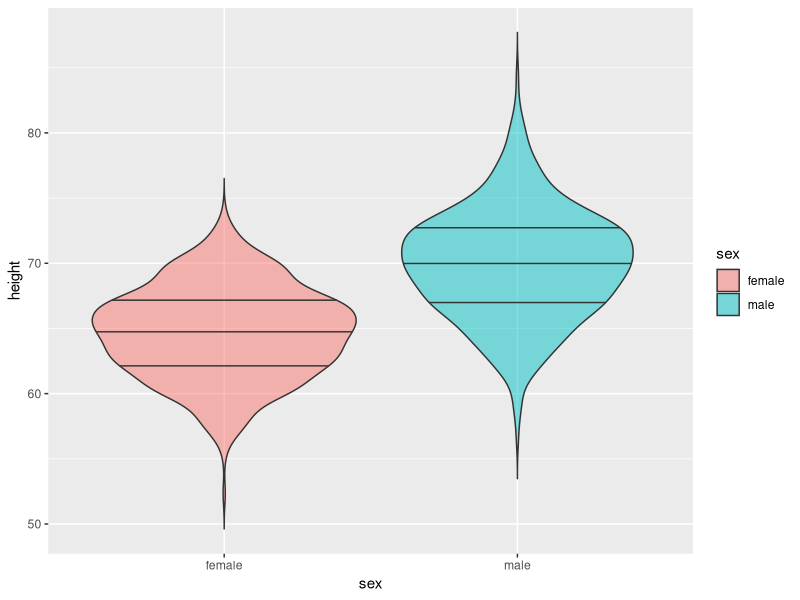
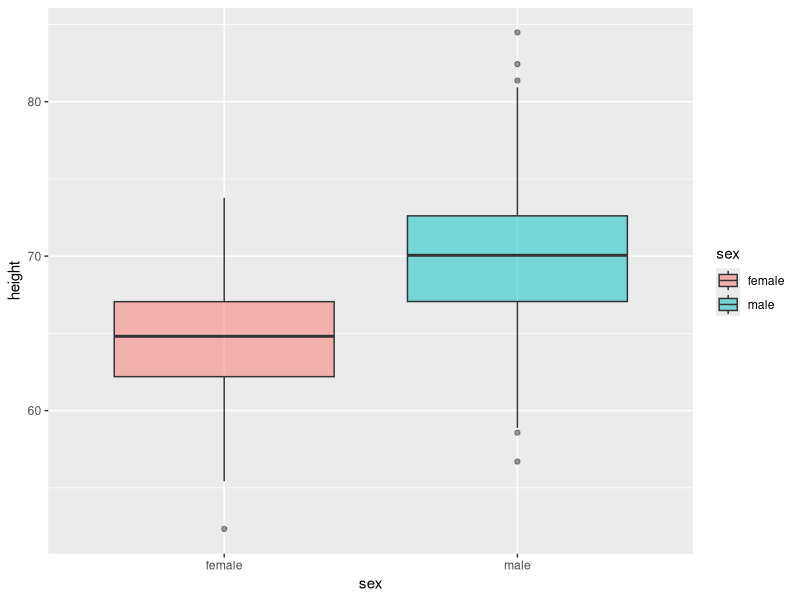
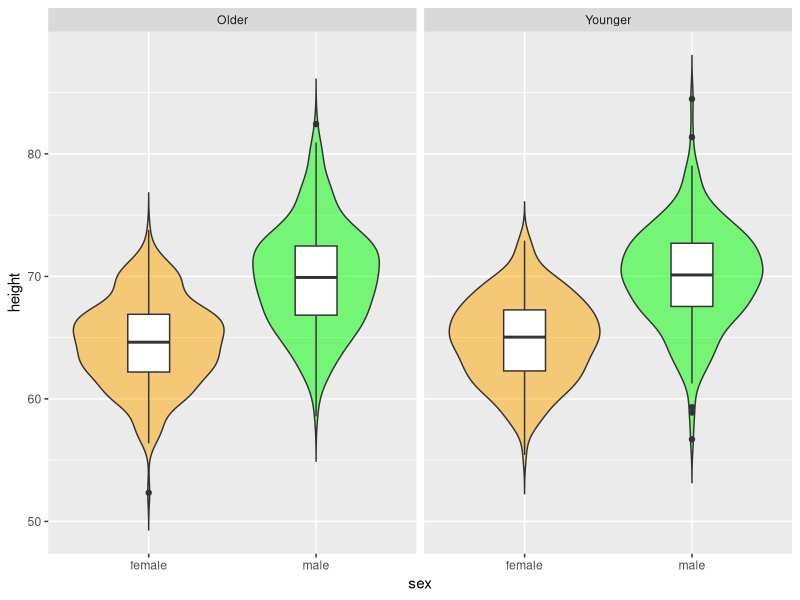
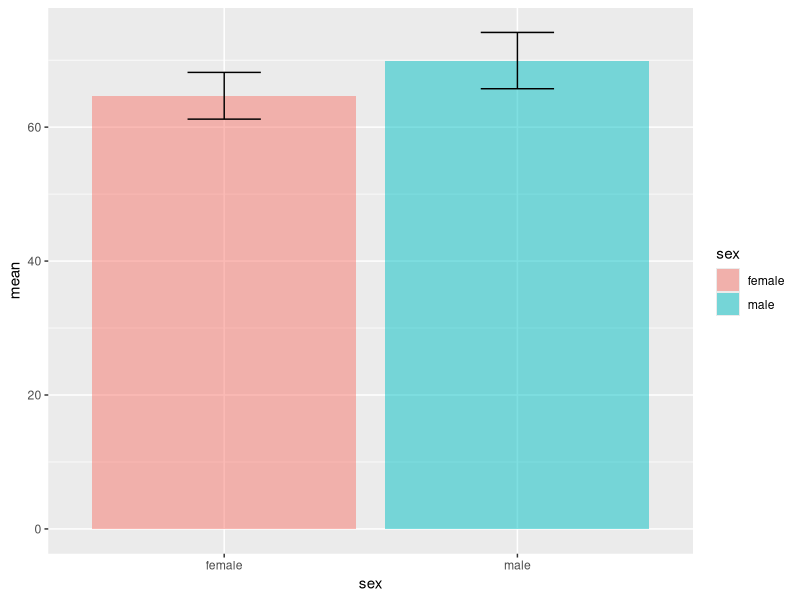
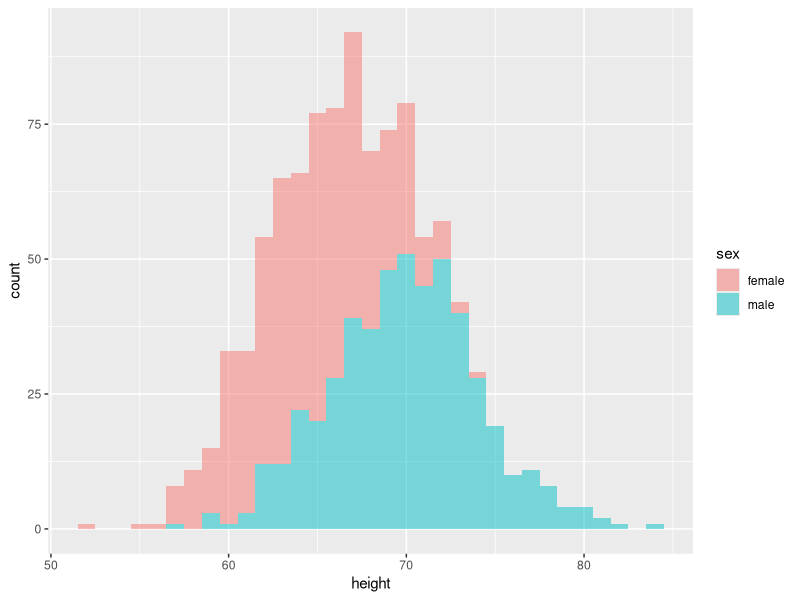
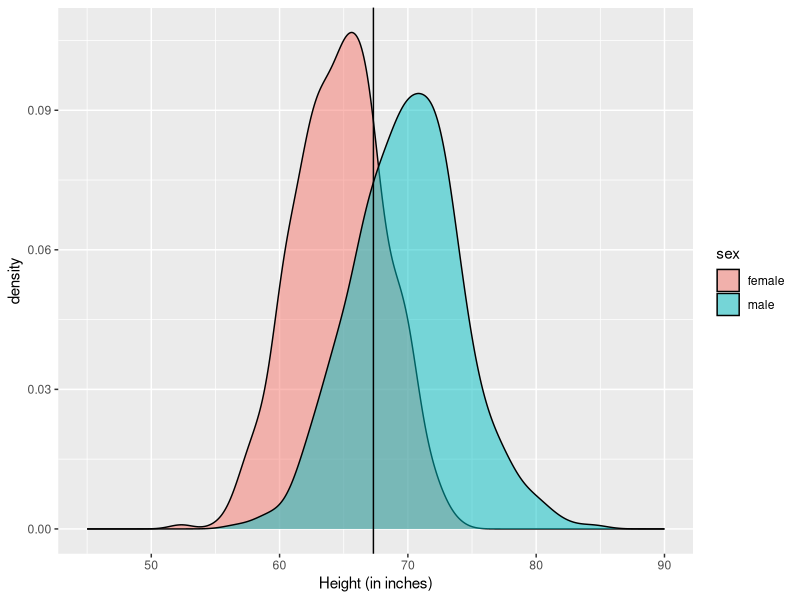
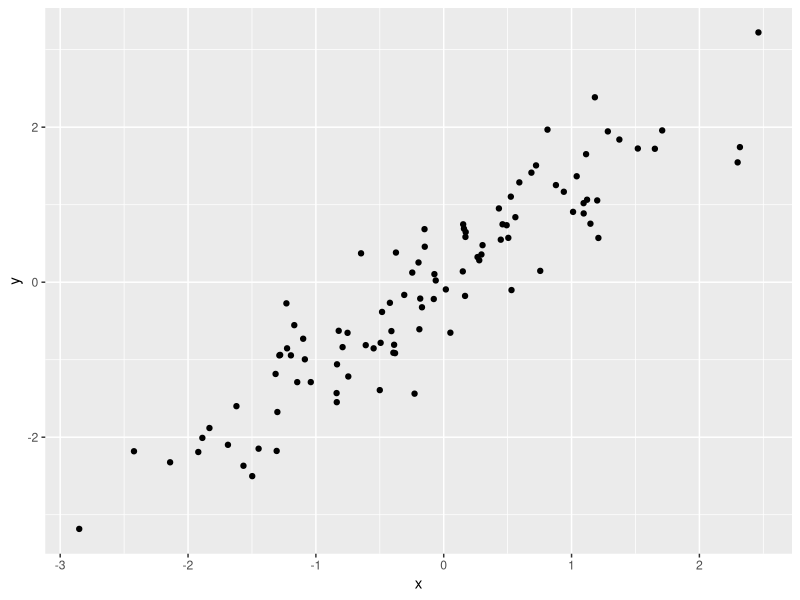
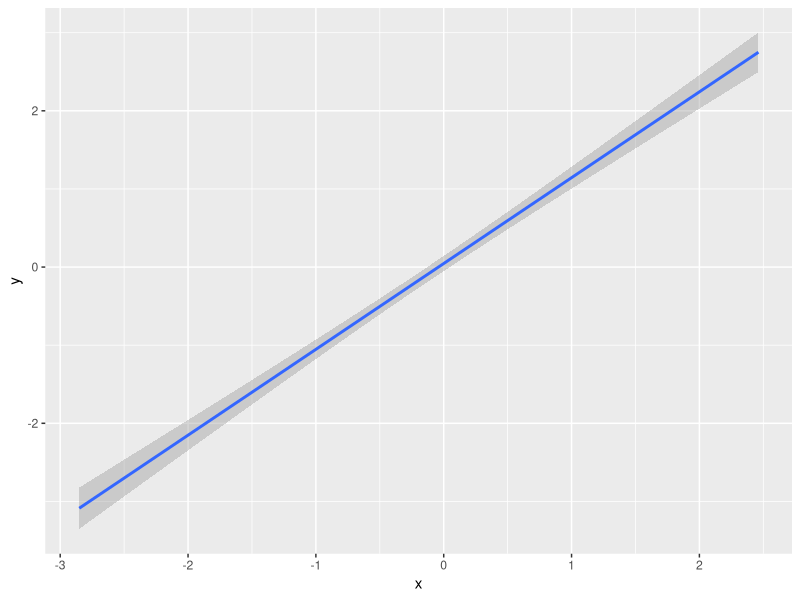

The R source for these figures, in order:
## ---- chunk 1
#suppress the warnings and other messages from showing in the knitted file.
knitr::opts_chunk$set(
  fig.width  = 8, 
  fig.height = 5, 
  fig.path   = 'images/03/',
  echo       = TRUE, 
  warning    = FALSE, 
  message    = FALSE,
  cache      = TRUE
)
## ---- chunk 2

# libraries needed for these graphs
library(tidyverse)
library(viridis)

## ---- chunk 3

demog <- tibble(
  sex = rep(c("male", "female"), each = 500),
  height = c(rnorm(500, 70, 4), rnorm(500, 65, 3.5)),
  age = rpois(1000, 3) + 20
)

x_vs_y <- tibble(
  x = rnorm(100)
) %>%
  mutate(y = x + rnorm(100, 0, 0.5))

overlap <- tibble(
  x = rbinom(1000, 10, 0.5)
) %>%
  mutate(y = x + rbinom(1000, 20, 0.5))

## ---- chunk 4

ggplot(demog, aes(sex, height, fill=sex)) +
  geom_violin(
    trim = FALSE,
    draw_quantiles = c(0.25, 0.5, 0.75), 
    alpha=0.5
  )

## ---- chunk 5

ggplot(demog, aes(sex, height, fill=sex)) +
  geom_boxplot(alpha=0.5)

## ---- chunk 6

demog %>%
  mutate(agegroup = ifelse(age<median(age), "Younger", "Older")) %>%
  ggplot(aes(sex, height, fill=sex)) +
    geom_violin(trim = FALSE, alpha=0.5) +
    geom_boxplot(width = 0.25, fill="white") +
    facet_grid(.~agegroup) +
    scale_fill_manual(values = c("orange", "green"), guide=FALSE)

## ---- chunk 7

# calculate mean and SD for each sex
demog %>%
  group_by(sex) %>%
  summarise(
    mean = mean(height),
    sd = sd(height)
  ) %>%
ggplot(aes(sex, mean, fill=sex)) +
  geom_bar(stat="identity", alpha = 0.5) +
  geom_errorbar(aes(ymin = mean - sd, ymax = mean + sd), width = 0.25)

## ---- chunk 8

ggplot(demog, aes(height, fill=sex)) +
  geom_histogram(binwidth = 1, alpha=0.5)
  
## ---- chunk 9

ggplot(demog, aes(height, fill=sex)) +
  geom_density(alpha=0.5) +
  geom_vline(xintercept = mean(demog$height)) +
  xlim(45, 90) +
  xlab("Height (in inches)")

## ---- chunk 10

ggplot(x_vs_y, aes(x, y)) +
  geom_point()

## ---- chunk 11
ggplot(x_vs_y, aes(x, y)) +
  geom_smooth(method="lm")
## ---- chunk 12

ggplot(x_vs_y, aes(x, y)) +
  geom_smooth(method="lm") +
  geom_point()

## ---- chunk 13

ggplot(overlap, aes(x, y)) +
  geom_point(size = 5, alpha = .05) +
  geom_smooth(method="lm")

## ---- chunk 14

overlap %>%
  group_by(x, y) %>%
  summarise(count = n()) %>%
  ggplot(aes(x, y, color=count)) +
  geom_point(size = 5) +
  scale_color_viridis()

## ---- chunk 15

overlap %>%
  group_by(x, y) %>%
  summarise(count = n()) %>%
  ggplot(aes(x, y, size=count)) +
  geom_point(colour = "#663399")

## ---- chunk 16

# generate two sets of correlated variables (a and b)
heatmap <- tibble(
  a1 = rnorm(100),
  b1 = rnorm(100)
) %>% 
mutate(
  a2 = a1 + rnorm(100),
  a3 = a1 + rnorm(100),
  a4 = a1 + rnorm(100),
  b2 = b1 + rnorm(100),
  b3 = b1 + rnorm(100),
  b4 = b1 + rnorm(100)
) %>%
cor() %>% # create the correlation matrix
as.tibble() %>% # make it a data frame
rownames_to_column(var = "V1") %>% # set rownames as V1
gather("V2", "r", a1:b4) # wide to long (V2)

ggplot(heatmap, aes(V1, V2, fill=r)) +
  geom_tile() +
  scale_fill_viridis()
  
## ---- chunk 17

# dog weights estimated from http://petobesityprevention.org/ideal-weight-ranges/

dogs <- tibble(
  breed = rep(c("beagle", "boxer", "bulldog"), each = 100),
  weight = c(
    rnorm(100, 24, 6),
    rnorm(100, 62.5, 12.5),
    rnorm(100, 45, 5)
  )
)

## ---- chunk 18

disgust <- read_csv("data/disgust.csv") %>%
  gather("question", "rating", moral1:pathogen7) %>%
  mutate(domain = substr(question, 1, nchar(question) - 1)) %>%
  group_by(id, date, user_id, domain) %>%
  summarise(score = mean(rating)) %>%
  spread(domain, score) %>%
  ggplot(aes(moral, sexual)) +
  geom_point()
  
## ---- chunk 19
disgust <- read_csv("data/disgust.csv")

heatmap <- disgust %>%
  select(moral1:pathogen7) %>%
  filter(!is.na(rowSums(.))) %>%
  cor() %>% # create the correlation matrix
  as.tibble() %>% # make it a data frame
  rownames_to_column(var = "V1") %>% # set rownames as V1
  gather("V2", "r", moral1:pathogen7) # wide to long (V2)

  
ggplot(heatmap, aes(V1, V2, fill=r)) +
  geom_tile() +
  scale_fill_viridis()
